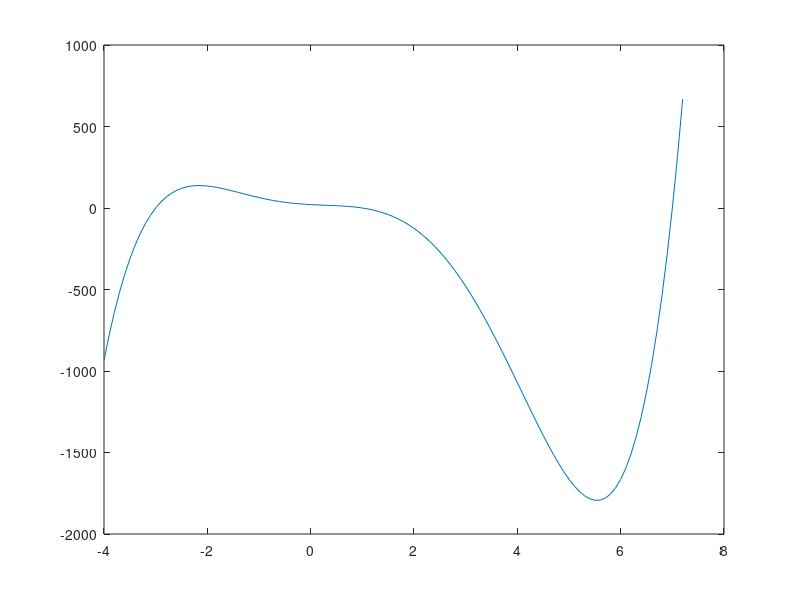
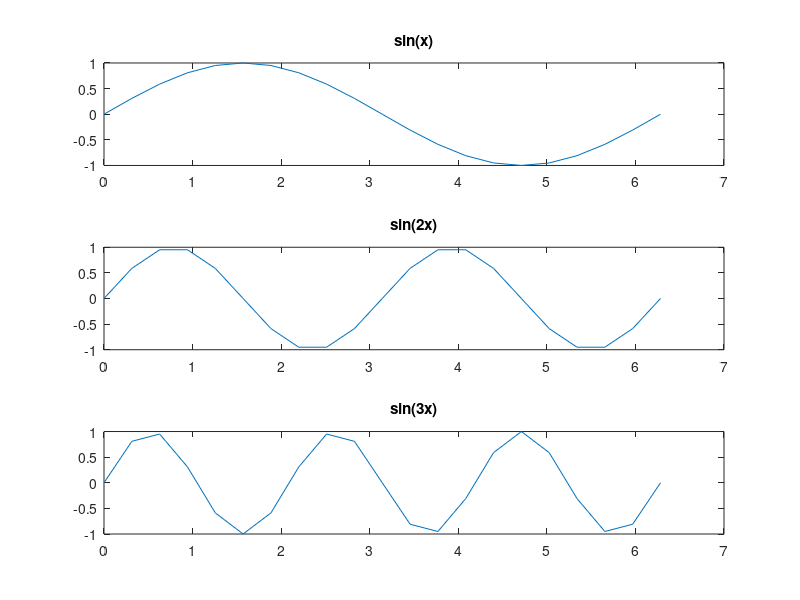
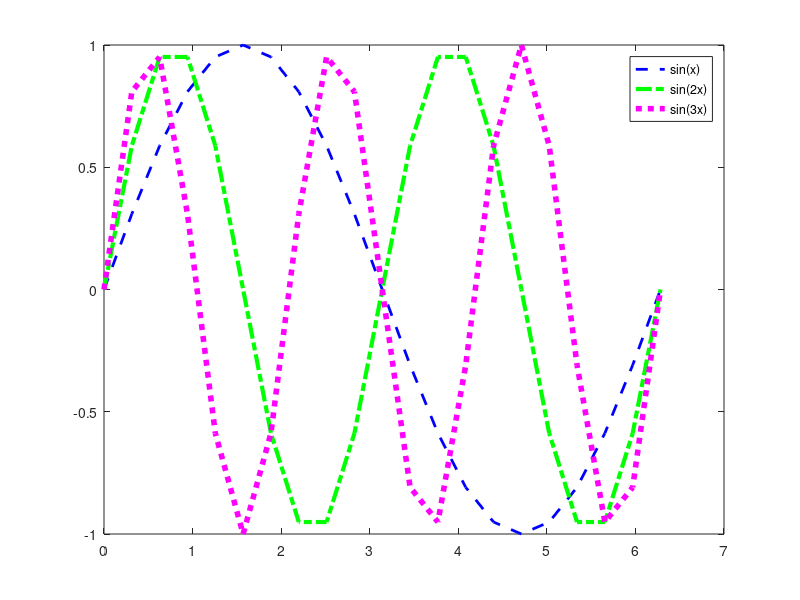
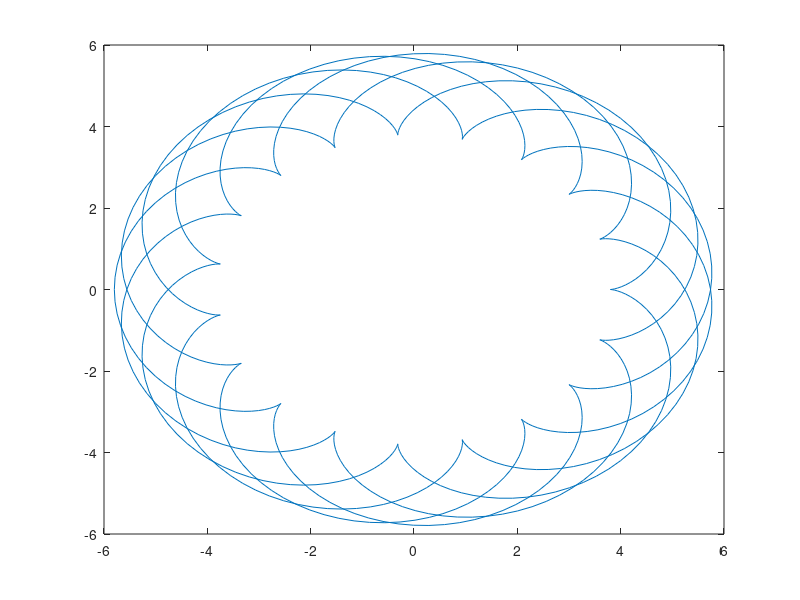

The MATLAB source for these figures, in order:
#Declaration of a 3 x 3 matric
A = [1 2 3 ; 4 5 6 ; 7 8 9]

#Determinant of a Matrix
det(A)

#Inverse of a Matrix
inv(A)

#Traditional Matrix multiplication is done using "*"
AMultiplied = A * A

#Multiplication of elements of a matrix that are on the same position in their respective matrices is done using .*
AMultipliedModularly = A .* A

#AIdentity is identity of A; An identity matrix is a matrix where all elements on the 'main diagonal' are 1 and 0 otherwise
AIdentity = A * inv(A)

#For using an exponential, you can use ^
APowTwo = A ^ 2

#.^ has the same purpouse as .*, it  multiplies a matrix by multiplying each element on the same position in their respective matrix.
#While .* multiplies different matrices, .^ is used to multiply a matrix with itself
APowTwoModularly = A .^ 2

#This is how you declare a vector that has elements from 1 to 100, one by one
#Vector = [ x : y ]
# x = the start value
# y = the end value
v = [1:100]

#This is how you declare a vector that has elements from 1 to 100, two by two
#Vector = [ x : k : y ]
# x = the start value
# k = the value by each you increment from x until y
# y = the end value
vOdd = [1:2:100]

#You cannot use * on vector and must use .*

# If you want to "invert" a vector, by putting all the elements on a column instead of a line, we use " ' "
vOnCol = v'



#Laboratory 1

#1. Let p(x) = x^5 - 5x^4 - 16x^3 + 16x^2 - 17x + 21
# a) Plot the graph on the interval [ -4 , 7.2 ]

#We declare x as a set of values that starts at -4, ends at 7.2 and is incremented by 0.1
x = -4 : 0.1 : 7.2

#px is simply a vector that calculates the value of the function for each value determined by x above
px = x .^ 5 - 5 * x .^ 4 - 16 * x .^ 3 + 16 * x .^ 2 - 17 * x + 21

#this fnction plots all the values on a window
figure(1) % this figure function allows us to open multiple figure files by running the same script
plot(x,px)


# b) Compute p( -2.5 )
#Here we use another approach, we create a vector that is meant to tell us the coefficient of each value of x^i, with i from [len(vector), 0]. This is, thus, a polynomial
#We will then multiply -2.5 with p
p = [1, -5, -16, 16, -17, 21]
pForMinusTwoPointFive = polyval(p, -2.5)


# c) Find the roots of p
# Since p is a polynomial, Octave provides the function "roots" that returns the values for which p(x) = x^5 - 5x^4 - 16x^3 + 16x^2 - 17x + 21 is 0
# The values are returned in a format resembling an imaginary number wether the result is a real number or not
p = [1, -5, -16, 16, -17, 21] % redundant, but we write it here to make everything as clear as possible
RootsOfP = roots(p)

#Since one of the answers is "7.0000 + 0i", we try to multiply p with 7, the expected result is 0
pForSeven = polyval(p, 7)



# 2. Plot the function f, g, h : [ 0 , 2π ] -> |R, f(x) = sin x, g(x) = sin 2x, h(x) = sin 3x, on the same figure, in three tiled positions, one on top of the other
x = [0 : 0.1 * pi : 2 * pi]
#In order to plot the 3 functions on the same figure, in three tiled positions, we use the function subplot(x,y,z)
#This function can create multiple plots within a single figure by dividing the figure into a grid of subplots
# x - the number of rows
# y - the number of columns
# z - the index, which is from 1 to x*y
#It opens a windows with x * y plots available for plotting. You indicate which plot is next to be shown, and then plot it as usual
figure(2)
fx = sin(x)
subplot(3,1,1)
plot(x,fx)
title('sin(x)')

gx = sin(2*x)
subplot(3,1,2)
plot(x,gx)
title('sin(2x)')

hx = sin(3*x)
subplot(3,1,3)
plot(x,hx)
title('sin(3x)')

#For the sake of making sure we cover everything that could be asked of us, we will also do one on top of the other
#We simply use the "plot" function, but this time, we specify a few more things such as a line color (with it's style), a line width
figure(3)
plot(x, fx, 'b--', 'LineWidth', 2) % Blue dashed line
hold on
plot(x, gx, 'g-.', 'LineWidth', 3) % Green dash-dot line
hold on
plot(x, hx, 'm:', 'LineWidth', 4) % Magenta dotted line
legend('sin(x)', 'sin(2x)', 'sin(3x)')


# 3. For R, r from |R+, consider the epicycloid (also called hypercycloid), given by the parametric equations
# t from [ 0 , 10π ]
# x(t) = (R + r)cos t - r cos ((R/r + 1) t)
# y(t) = (R + r)sin t - r sin ((R/r + 1) t)
#Plot its graph, for R = 3.8, r = 1
t =[0 : 0.01 * pi : 10 * pi]
R = 3.8
r = 1
x = ( R + r ) * cos(t) - r * cos((R / r + 1) * t)
y = ( R + r ) * sin(t) - r * sin((R / r + 1) * t)
figure(4)
plot(x,y)

# 4. Plot the function of two variables, f : [ -2 , 2 ] X [ 0.5 , 4.5 ] -> |R, f(x, y) = sin (e ^ x) cos (ln y) (using both mesh and plot3)
x = [-2 : 0.1 : 2]
y = [ 0.5 : 0.1 : 4.5]

#We use meshgrid to plot:
#meshgrid is creates coordinate grids for 3D plotting and matrix operations.
#It generates two 2D matrices from two 1D vectors, which are useful for evaluating functions over a grid
[x,y] = meshgrid(x, y)
fxy = sin ( exp ( x ) ) .* cos ( log ( y ) )

figure(5)
mesh(x,y,fxy)

figure(6)
plot3(x,y,fxy)


